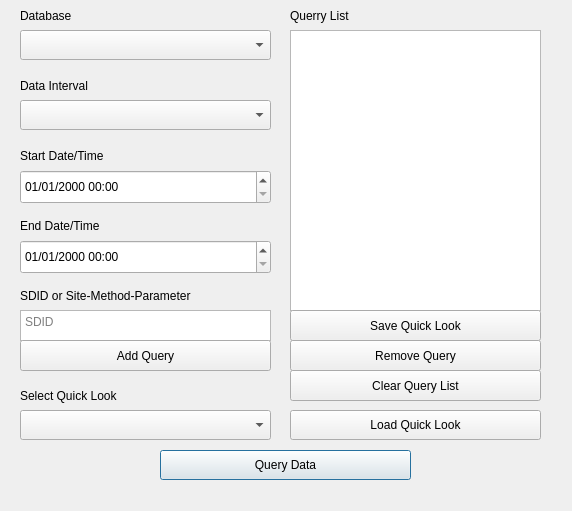
<?xml version="1.0" encoding="UTF-8"?>
<ui version="4.0">
 <class>winQuery</class>
 <widget class="QMainWindow" name="winQuery">
  <property name="geometry">
   <rect>
    <x>0</x>
    <y>0</y>
    <width>572</width>
    <height>511</height>
   </rect>
  </property>
  <property name="windowTitle">
   <string>Query</string>
  </property>
  <property name="autoFillBackground">
   <bool>false</bool>
  </property>
  <property name="styleSheet">
   <string notr="true">font: 57 12pt &quot;TerminessTTF Nerd Font&quot;;</string>
  </property>
  <widget class="QWidget" name="centralwidget">
   <widget class="QComboBox" name="cbInterval">
    <property name="geometry">
     <rect>
      <x>20</x>
      <y>100</y>
      <width>251</width>
      <height>30</height>
     </rect>
    </property>
   </widget>
   <widget class="QDateTimeEdit" name="dteStartDate">
    <property name="geometry">
     <rect>
      <x>20</x>
      <y>170</y>
      <width>251</width>
      <height>34</height>
     </rect>
    </property>
    <property name="displayFormat">
     <string>MM/dd/yyyy hh:mm</string>
    </property>
   </widget>
   <widget class="QDateTimeEdit" name="dteEndDate">
    <property name="geometry">
     <rect>
      <x>20</x>
      <y>240</y>
      <width>251</width>
      <height>34</height>
     </rect>
    </property>
    <property name="displayFormat">
     <string>MM/dd/yyyy hh:mm</string>
    </property>
   </widget>
   <widget class="QComboBox" name="cbDatabase">
    <property name="geometry">
     <rect>
      <x>20</x>
      <y>30</y>
      <width>251</width>
      <height>30</height>
     </rect>
    </property>
    <property name="autoFillBackground">
     <bool>false</bool>
    </property>
   </widget>
   <widget class="QPushButton" name="btnQuery">
    <property name="geometry">
     <rect>
      <x>160</x>
      <y>450</y>
      <width>251</width>
      <height>30</height>
     </rect>
    </property>
    <property name="text">
     <string>Query Data</string>
    </property>
    <property name="autoDefault">
     <bool>true</bool>
    </property>
    <property name="default">
     <bool>true</bool>
    </property>
   </widget>
   <widget class="QTextEdit" name="textSDID">
    <property name="geometry">
     <rect>
      <x>20</x>
      <y>310</y>
      <width>251</width>
      <height>31</height>
     </rect>
    </property>
    <property name="tabChangesFocus">
     <bool>true</bool>
    </property>
    <property name="placeholderText">
     <string>SDID</string>
    </property>
   </widget>
   <widget class="QLabel" name="label">
    <property name="geometry">
     <rect>
      <x>20</x>
      <y>0</y>
      <width>251</width>
      <height>31</height>
     </rect>
    </property>
    <property name="text">
     <string>Database</string>
    </property>
   </widget>
   <widget class="QLabel" name="label_2">
    <property name="geometry">
     <rect>
      <x>20</x>
      <y>70</y>
      <width>251</width>
      <height>31</height>
     </rect>
    </property>
    <property name="text">
     <string>Data Interval</string>
    </property>
   </widget>
   <widget class="QLabel" name="label_3">
    <property name="geometry">
     <rect>
      <x>20</x>
      <y>140</y>
      <width>251</width>
      <height>31</height>
     </rect>
    </property>
    <property name="text">
     <string>Start Date/Time</string>
    </property>
   </widget>
   <widget class="QLabel" name="label_4">
    <property name="geometry">
     <rect>
      <x>20</x>
      <y>210</y>
      <width>251</width>
      <height>31</height>
     </rect>
    </property>
    <property name="text">
     <string>End Date/Time</string>
    </property>
   </widget>
   <widget class="QListWidget" name="listQueryList">
    <property name="geometry">
     <rect>
      <x>290</x>
      <y>30</y>
      <width>251</width>
      <height>281</height>
     </rect>
    </property>
   </widget>
   <widget class="QPushButton" name="btnAddQuery">
    <property name="geometry">
     <rect>
      <x>20</x>
      <y>340</y>
      <width>251</width>
      <height>31</height>
     </rect>
    </property>
    <property name="text">
     <string>Add Query</string>
    </property>
   </widget>
   <widget class="QLabel" name="label_5">
    <property name="geometry">
     <rect>
      <x>20</x>
      <y>280</y>
      <width>251</width>
      <height>31</height>
     </rect>
    </property>
    <property name="text">
     <string>SDID or Site-Method-Parameter</string>
    </property>
   </widget>
   <widget class="QLabel" name="label_6">
    <property name="geometry">
     <rect>
      <x>290</x>
      <y>0</y>
      <width>251</width>
      <height>31</height>
     </rect>
    </property>
    <property name="text">
     <string>Querry List</string>
    </property>
   </widget>
   <widget class="QPushButton" name="btnRemoveQuery">
    <property name="geometry">
     <rect>
      <x>290</x>
      <y>340</y>
      <width>251</width>
      <height>31</height>
     </rect>
    </property>
    <property name="text">
     <string>Remove Query</string>
    </property>
   </widget>
   <widget class="QPushButton" name="btnSaveQuickLook">
    <property name="geometry">
     <rect>
      <x>290</x>
      <y>310</y>
      <width>251</width>
      <height>31</height>
     </rect>
    </property>
    <property name="text">
     <string>Save Quick Look</string>
    </property>
   </widget>
   <widget class="QLabel" name="label_7">
    <property name="geometry">
     <rect>
      <x>20</x>
      <y>380</y>
      <width>251</width>
      <height>31</height>
     </rect>
    </property>
    <property name="text">
     <string>Select Quick Look</string>
    </property>
   </widget>
   <widget class="QComboBox" name="cbQuickLook">
    <property name="geometry">
     <rect>
      <x>20</x>
      <y>410</y>
      <width>251</width>
      <height>30</height>
     </rect>
    </property>
   </widget>
   <widget class="QPushButton" name="btnLoadQuickLook">
    <property name="geometry">
     <rect>
      <x>290</x>
      <y>410</y>
      <width>251</width>
      <height>30</height>
     </rect>
    </property>
    <property name="text">
     <string>Load Quick Look</string>
    </property>
    <property name="default">
     <bool>false</bool>
    </property>
   </widget>
   <widget class="QPushButton" name="btnClearQuery">
    <property name="geometry">
     <rect>
      <x>290</x>
      <y>370</y>
      <width>251</width>
      <height>31</height>
     </rect>
    </property>
    <property name="text">
     <string>Clear Query List</string>
    </property>
   </widget>
  </widget>
  <widget class="QMenuBar" name="menubar">
   <property name="geometry">
    <rect>
     <x>0</x>
     <y>0</y>
     <width>572</width>
     <height>27</height>
    </rect>
   </property>
  </widget>
 </widget>
 <resources/>
 <connections/>
</ui>
